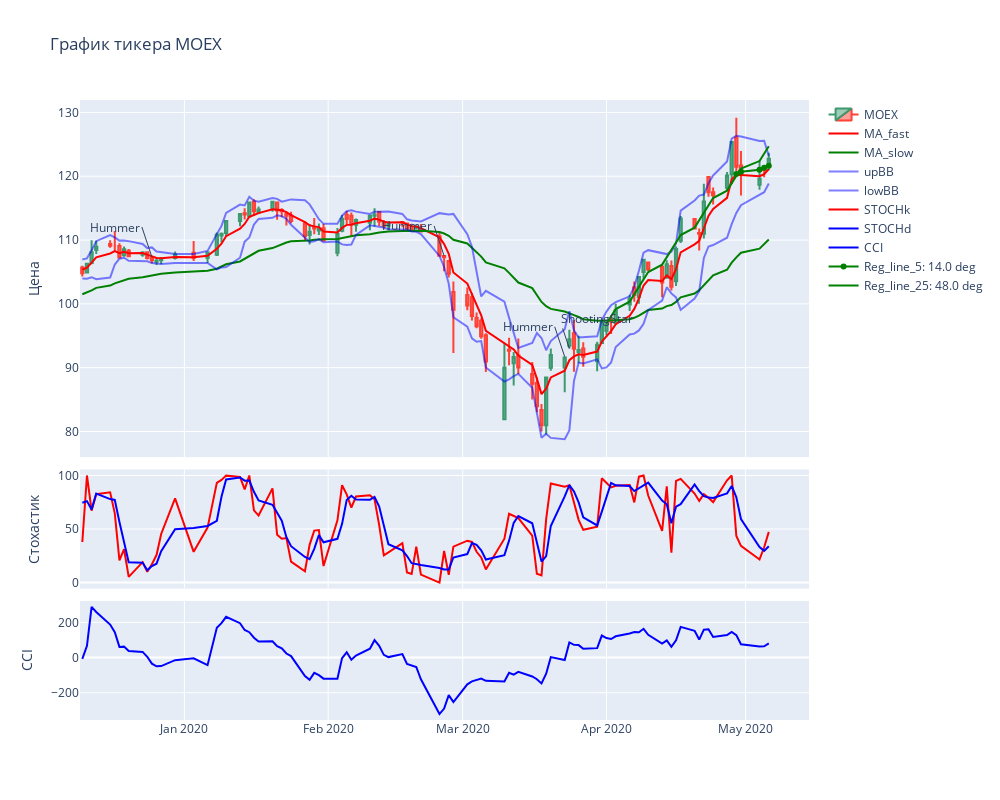

Notebook source saved alongside this figure:
### Code cell
fig = make_subplots(rows=3, cols=1, shared_xaxes=True, vertical_spacing=0.02, row_heights=[0.6, 0.2, 0.2])

fig.add_trace(go.Candlestick(x=df_short.index,
                             open=df_short['open'],
                             high=df_short['high'],
                             low=df_short['low'],
                             close=df_short['close'],
                             name=ticker),
              row=1, col=1)

fig.add_trace(go.Scatter(
                x=df_short.index,
                y=df_short['MA_fast'],
                name="MA_fast",
                line_color='red',
                opacity=1),
             row=1, col=1)

fig.add_trace(go.Scatter(
                x=df_short.index,
                y=df_short['MA_slow'],
                name="MA_slow",
                line_color='green',
                opacity=1),
             row=1, col=1)

fig.add_trace(go.Scatter(
                x=df_short.index,
                y=df_short['upBB'],
                name="upBB",
                line_color='blue',
                opacity=0.5),
             row=1, col=1)

fig.add_trace(go.Scatter(
                x=df_short.index,
                y=df_short['lowBB'],
                name="lowBB",
                line_color='blue',
                opacity=0.5),
             row=1, col=1)

fig.add_trace(go.Scatter(
                x=df_short.index,
                y=df_short['STOCHk'],
                name="STOCHk",
                line_color='red',
                opacity=1),
             row=2, col=1)

fig.add_trace(go.Scatter(
                x=df_short.index,
                y=df_short['STOCHd'],
                name="STOCHd",
                line_color='blue',
                opacity=1),
             row=2, col=1)

fig.add_trace(go.Scatter(
                x=df_short.index,
                y=df_short['CCI'],
                name="CCI",
                line_color='blue',
                opacity=1),
             row=3, col=1)

# ******************************
if df_short_reg_5[-1] < df_short_reg_5[-2]:
    reg_col = 'red'
else:
    reg_col = 'green'    
fig.add_trace(go.Scatter(
                x=df_short.index[-5:],
                y=df_short_reg_5,
                name="Reg_line_5: " + str(round(df_short_ugol_5,0)) + ' deg',
                line_color=reg_col,
                opacity=1),
             row=1, col=1)

if df_short_reg_25[-1] < df_short_reg_25[-2]:
    reg_col = 'red'
else:
    reg_col = 'green'    
fig.add_trace(go.Scatter(
                x=df_short.index[-25:],
                y=df_short_reg_25,
                name="Reg_line_25: " + str(round(df_short_ugol_25,0)) + ' deg',
                line_color=reg_col,
                opacity=1),
             row=1, col=1)

# ********************************
# отмечаем интересные зоны на графике
annotations = []
for index, row in df_short[df_short['ShootingStar']<0].iterrows():
    annotations.append(dict(x=index, y=row['low'], xref='x', yref='y',showarrow=True, xanchor='left', text='ShootingStar'))
for index, row in df_short[df_short['Hummer']>0].iterrows():
    annotations.append(dict(x=index, y=row['high'], xref='x', yref='y',showarrow=True, xanchor='right', text='Hummer'))
fig.update_layout(annotations=annotations)

# ********************************
# финальная настройка layout
fig.update_yaxes(title_text="Цена", row=1, col=1)
fig.update_yaxes(title_text="Стохастик", row=2, col=1)
fig.update_yaxes(title_text="CCI", row=3, col=1)
fig.update_layout(height = 800, width=1000, title_text="График тикера " + ticker, xaxis_rangeslider_visible=False)
fig.show()
